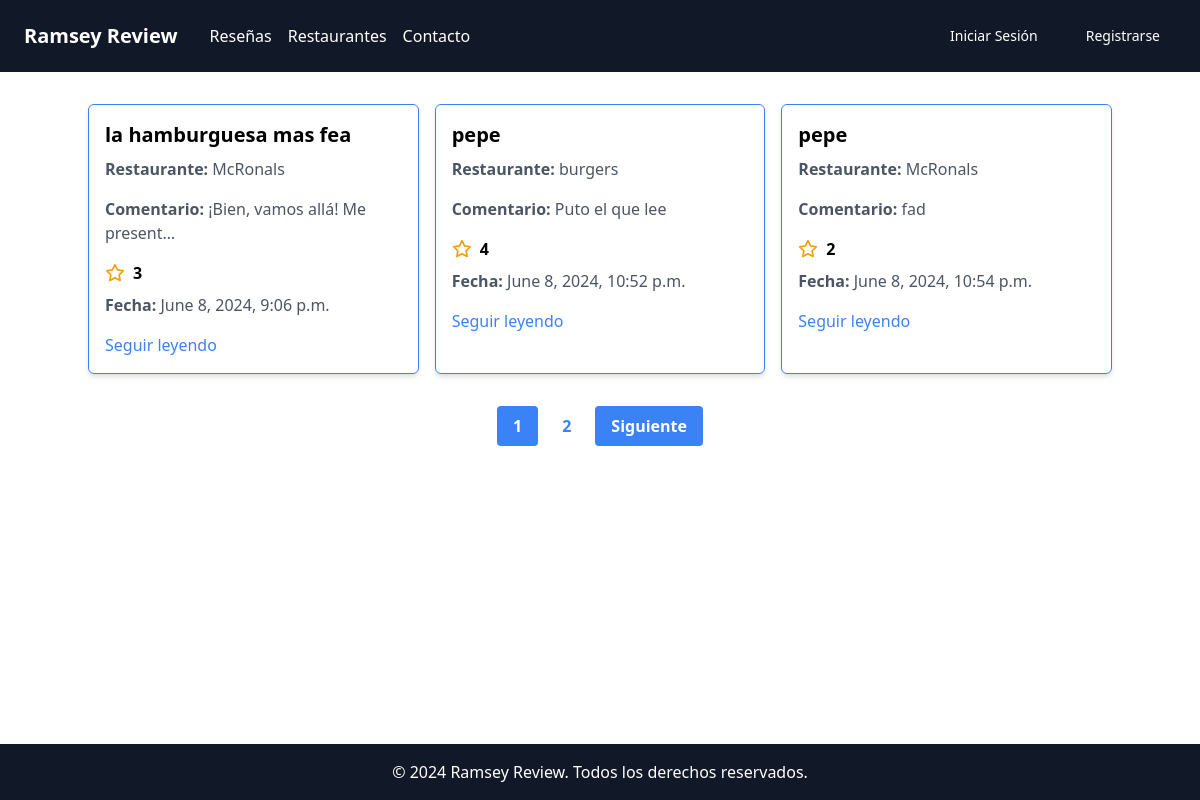
Before: /reseñas/ with the older database file.
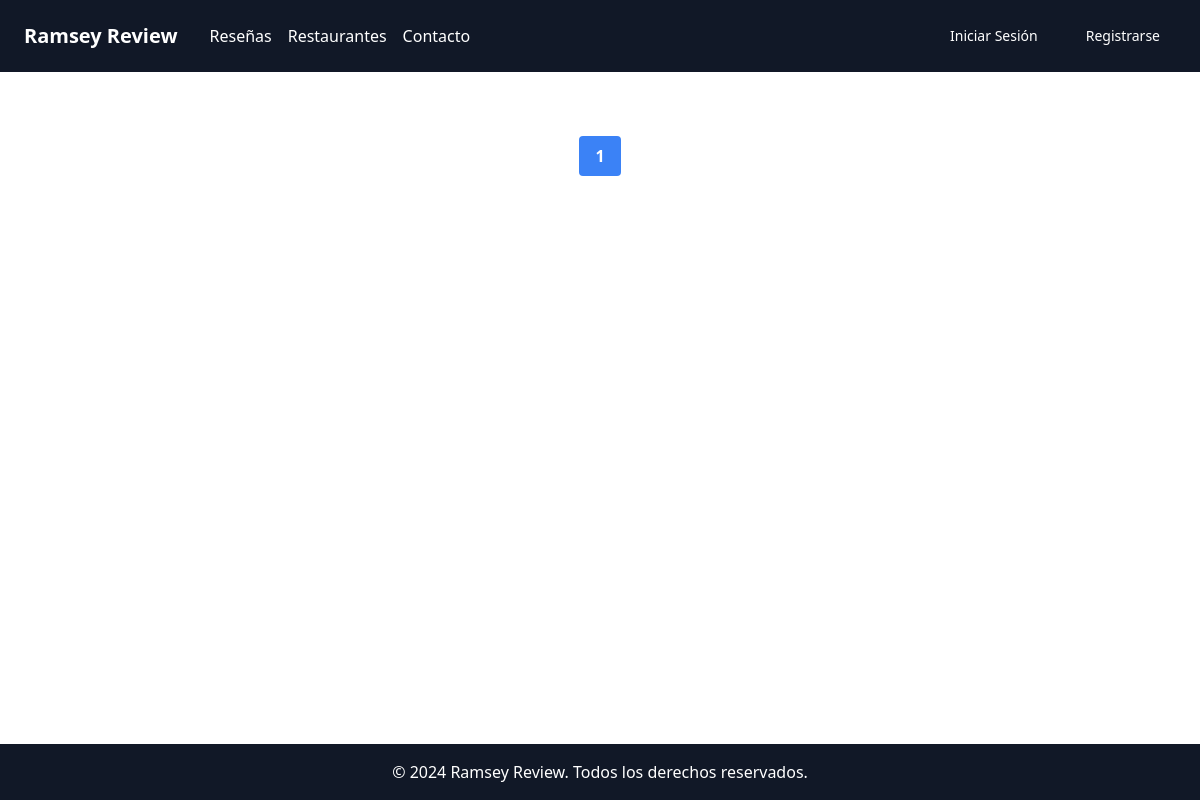
After: the same page with the newer database file.
### apps/reseñas/models.py (models this page shows, shortened)
class Reseña(models.Model):
    restaurante = models.ForeignKey(Restaurante, on_delete=models.CASCADE)
    nombre = models.CharField(max_length=100)
    comentario = models.TextField()
    valoracion = models.IntegerField()
    fecha = models.DateTimeField(auto_now_add=True)
    usuario = models.ForeignKey(settings.AUTH_USER_MODEL, on_delete=models.CASCADE)  # Relación con CustomUser

### apps/Restaurantes/models.py (models this page shows, shortened)
class Restaurante(models.Model):
    nombre = models.CharField(max_length=100)
    direccion = models.CharField(max_length=100)
    horario = models.CharField(max_length=100)
    tipo = models.CharField(max_length=50)

### apps/reseñas/templates/list_reseñas.html (shortened to what this page needs)
{% extends 'base.html' %}
{% block content %}
<div class="container mx-auto mt-8 flex-grow flex flex-col">
    <div class="grid grid-cols-1 sm:grid-cols-2 md:grid-cols-3 gap-4 mb-8">
        {% for reseña in object_list %}
        <div class="bg-white shadow-md rounded-md overflow-hidden border border-blue-500 p-4">
            <h2 class="text-xl font-bold mb-2">{{ reseña.nombre }}</h2>
            <p class="text-gray-600 mb-4"><strong>Restaurante:</strong> {{ reseña.restaurante.nombre }}</p>
            <p class="text-gray-600 mb-4"><strong>Comentario:</strong> {{ reseña.comentario|truncatechars:30 }}</p>
            <div class="flex items-center mb-2 space-x-2">
                <span class="font-bold">{{ reseña.valoracion }}</span>
            </div>
            <p class="text-gray-600 mb-4"><strong>Fecha:</strong> {{ reseña.fecha }}</p>
            <a href="{% url 'detail_reseña' reseña.pk %}" class="text-blue-500 hover:underline">Seguir leyendo</a>
        </div>
        {% endfor %}
    </div>
    <div class="mt-auto">
        <div class="flex justify-center pb-8">
            <div class="flex items-center space-x-2">
                {% for num in page_obj.paginator.page_range %}
                    {% if num == page_obj.number %}
                        <span class="bg-blue-500 text-white font-bold py-2 px-4 rounded">{{ num }}</span>
                    {% elif num > page_obj.number|add:'-2' and num < page_obj.number|add:'2' %}
                        <a href="?page={{ num }}" class="bg-white hover:bg-blue-500 hover:text-white text-blue-500 font-bold py-2 px-4 rounded">{{ num }}</a>
                    {% elif num == 1 %}
                        <a href="?page={{ num }}" class="bg-white hover:bg-blue-500 hover:text-white text-blue-500 font-bold py-2 px-4 rounded">{{ num }}</a>
                        {% if page_obj.number > 4 %}
                            <span class="font-bold py-2 px-4">...</span>
                        {% endif %}
                    {% elif num == page_obj.paginator.num_pages %}
                        {% if page_obj.number < page_obj.paginator.num_pages|add:'-3' %}
                            <span class="font-bold py-2 px-4">...</span>
                        {% endif %}
                        <a href="?page={{ num }}" class="bg-white hover:bg-blue-500 hover:text-white text-blue-500 font-bold py-2 px-4 rounded">{{ num }}</a>
                    {% endif %}
                {% endfor %}
                {% if page_obj.has_next %}
                <a href="?page={{ page_obj.next_page_number }}" class="bg-blue-500 hover:bg-blue-700 text-white font-bold py-2 px-4 rounded">Siguiente</a>
                {% endif %}
            </div>
        </div>
    </div>
</div>
{% endblock %}

Changed rows visible on the page:
removed Reseña: nombre "la hamburguesa mas fea", restaurante.nombre "McRonals", comentario "¡Bien, vamos allá! Me present…", valoracion "3", fecha "June 8, 2024, 9:06 p.m."
removed Reseña: nombre "pepe", restaurante.nombre "burgers", comentario "Puto el que lee", valoracion "4", fecha "June 8, 2024, 10:52 p.m."
removed Reseña: nombre "pepe", restaurante.nombre "McRonals", comentario "fad", valoracion "2", fecha "June 8, 2024, 10:54 p.m."
Other visible differences:
list line gone: "2"
text no longer shown: "Siguiente"
